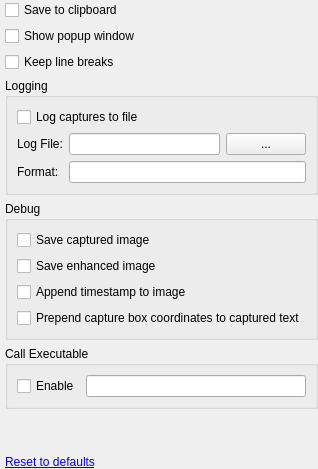
     <widget class="QWidget" name="tabOutput">
      <layout class="QGridLayout" name="gridLayout_13">
       <property name="leftMargin">
        <number>5</number>
       </property>
       <property name="topMargin">
        <number>0</number>
       </property>
       <property name="rightMargin">
        <number>0</number>
       </property>
       <property name="bottomMargin">
        <number>0</number>
       </property>
       <property name="horizontalSpacing">
        <number>0</number>
       </property>
       <item row="0" column="0">
        <widget class="QCheckBox" name="checkBoxOutputClipboard">
         <property name="toolTip">
          <string>&lt;html&gt;&lt;head/&gt;&lt;body&gt;&lt;p&gt;Copy the text that has been OCR'd to the clipboard.&lt;/p&gt;&lt;/body&gt;&lt;/html&gt;</string>
         </property>
         <property name="text">
          <string>Save to clipboard</string>
         </property>
        </widget>
       </item>
       <item row="2" column="0">
        <widget class="QCheckBox" name="checkBoxOutputKeepLineBreaks">
         <property name="toolTip">
          <string>&lt;html&gt;&lt;head/&gt;&lt;body&gt;&lt;p&gt;Check this option if you don't want carriage returns and line feeds to be stripped from the captured text.&lt;/p&gt;&lt;/body&gt;&lt;/html&gt;</string>
         </property>
         <property name="text">
          <string>Keep line breaks</string>
         </property>
        </widget>
       </item>
       <item row="1" column="0">
        <widget class="QCheckBox" name="checkBoxOutputShowPopup">
         <property name="toolTip">
          <string>Popup a window that shows the OCR'd text.</string>
         </property>
         <property name="text">
          <string>Show popup window</string>
         </property>
        </widget>
       </item>
       <item row="7" column="0">
        <widget class="QLabel" name="labelOutputReset">
         <property name="text">
          <string>&lt;a href=&quot;none&quot;&gt;Reset to defaults&lt;/a&gt;</string>
         </property>
        </widget>
       </item>
       <item row="3" column="0">
        <widget class="QGroupBox" name="groupBoxLogging">
         <property name="title">
          <string>Logging</string>
         </property>
         <layout class="QGridLayout" name="gridLayout_8">
          <item row="0" column="0" colspan="2">
           <widget class="QCheckBox" name="checkBoxOutputLoggingEnable">
            <property name="toolTip">
             <string>Log all OCR captures to the provided file.</string>
            </property>
            <property name="text">
             <string>Log captures to file</string>
            </property>
           </widget>
          </item>
          <item row="1" column="0">
           <widget class="QLabel" name="label_2">
            <property name="toolTip">
             <string>File to use for logging OCR captures.</string>
            </property>
            <property name="text">
             <string>Log File:</string>
            </property>
           </widget>
          </item>
          <item row="1" column="1">
           <widget class="QLineEdit" name="lineEditOutputLoggingFile"/>
          </item>
          <item row="1" column="2">
           <widget class="QPushButton" name="pushButtonOutputLoggingFile">
            <property name="text">
             <string>...</string>
            </property>
           </widget>
          </item>
          <item row="2" column="0">
           <widget class="QLabel" name="label_3">
            <property name="toolTip">
             <string>&lt;html&gt;&lt;head/&gt;&lt;body&gt;
Format to use when adding lines to the log file.
&lt;br/&gt;&lt;br/&gt;
You may include the following tokens:&lt;br/&gt;
${capture}&lt;br/&gt;
${linebreak}&lt;br/&gt;
${tab}&lt;br/&gt;
${timestamp}&lt;br/&gt;
${translation}
&lt;br/&gt;&lt;br/&gt;
Example showing timestamp followed by a tab followed by the captured OCR text followed by a linebreak:&lt;br/&gt;
${timestamp}${tab}${capture}${linebreak}
&lt;br/&gt;&lt;br/&gt;
Example showing how to separate lines with dashes:&lt;br/&gt;
${capture}${linebreak}-----------${linebreak}
&lt;/body&gt;&lt;/html&gt;</string>
            </property>
            <property name="text">
             <string>Format:</string>
            </property>
           </widget>
          </item>
          <item row="2" column="1" colspan="2">
           <widget class="QLineEdit" name="lineEditOutputLoggingFormat"/>
          </item>
         </layout>
        </widget>
       </item>
       <item row="4" column="0">
        <widget class="QGroupBox" name="groupBoxOutputDebug">
         <property name="sizePolicy">
          <sizepolicy hsizetype="Preferred" vsizetype="Preferred">
           <horstretch>0</horstretch>
           <verstretch>0</verstretch>
          </sizepolicy>
         </property>
         <property name="title">
          <string>Debug</string>
         </property>
         <layout class="QFormLayout" name="formLayout">
          <item row="0" column="0">
           <widget class="QCheckBox" name="checkBoxDebugSaveCapturedImage">
            <property name="toolTip">
             <string>&lt;html&gt;&lt;head/&gt;&lt;body&gt;&lt;p&gt;Save original captured image before it is enhanced.&lt;/p&gt;&lt;p&gt;A file named &amp;quot;debug_capture.png&amp;quot; will be placed in the same directory as the executable.&lt;/p&gt;&lt;/body&gt;&lt;/html&gt;</string>
            </property>
            <property name="text">
             <string>Save captured image</string>
            </property>
           </widget>
          </item>
          <item row="2" column="0">
           <widget class="QCheckBox" name="checkBoxDebugSaveEnhancedImage">
            <property name="toolTip">
             <string>&lt;html&gt;&lt;head/&gt;&lt;body&gt;&lt;p&gt;Save enhanced image that is sent to the OCR engine.&lt;/p&gt;&lt;p&gt;A file named &amp;quot;debug_enhanced.png&amp;quot; will be placed in the same directory as the executable.&lt;/p&gt;&lt;/body&gt;&lt;/html&gt;</string>
            </property>
            <property name="text">
             <string>Save enhanced image</string>
            </property>
           </widget>
          </item>
          <item row="4" column="0">
           <widget class="QCheckBox" name="checkBoxDebugPrependCoords">
            <property name="toolTip">
             <string>&lt;html&gt;&lt;head/&gt;&lt;body&gt;&lt;p&gt;Add the capture box coordinates to the beginning of the captured text.&lt;/p&gt;&lt;p&gt;These coordinates may be used with the &amp;quot;--screen-rect&amp;quot; command line option.&lt;/p&gt;&lt;p&gt;Format: (x1 y1 x2 y2) &amp;lt;captured text&amp;gt;&lt;/p&gt;&lt;/body&gt;&lt;/html&gt;</string>
            </property>
            <property name="text">
             <string>Prepend capture box coordinates to captured text</string>
            </property>
           </widget>
          </item>
          <item row="3" column="0">
           <widget class="QCheckBox" name="checkBoxDebugAppendTimestampToImage">
            <property name="toolTip">
             <string>Append a timestamp to the debug images.</string>
            </property>
            <property name="text">
             <string>Append timestamp to image</string>
            </property>
           </widget>
          </item>
         </layout>
        </widget>
       </item>
       <item row="5" column="0">
        <widget class="QGroupBox" name="groupBoxOutputCallExeEnable">
         <property name="title">
          <string>Call Executable</string>
         </property>
         <layout class="QGridLayout" name="gridLayout_15">
          <item row="0" column="0">
           <widget class="QCheckBox" name="checkBoxOutputCallExeEnable">
            <property name="toolTip">
             <string>&lt;html&gt;&lt;head/&gt;&lt;body&gt;
Enable/disable call to the provided executable.
&lt;br/&gt;&lt;br/&gt;
You may include the following tokens:&lt;br/&gt;
${capture}&lt;br/&gt;
${timestamp}&lt;br/&gt;
${translation}
&lt;br/&gt;&lt;br/&gt;
Example calling a Python script:&lt;br/&gt;
python.exe &quot;C:\Scripts\test.py&quot; &quot;${capture}&quot; &quot;${translation}&quot;
&lt;/body&gt;&lt;/html&gt;</string>
            </property>
            <property name="text">
             <string>Enable</string>
            </property>
           </widget>
          </item>
          <item row="0" column="1">
           <widget class="QLineEdit" name="lineEditOutputCallExe"/>
          </item>
         </layout>
        </widget>
       </item>
       <item row="6" column="0">
        <spacer name="verticalSpacer_4">
         <property name="orientation">
          <enum>Qt::Vertical</enum>
         </property>
         <property name="sizeHint" stdset="0">
          <size>
           <width>20</width>
           <height>40</height>
          </size>
         </property>
        </spacer>
       </item>
      </layout>
     </widget>
